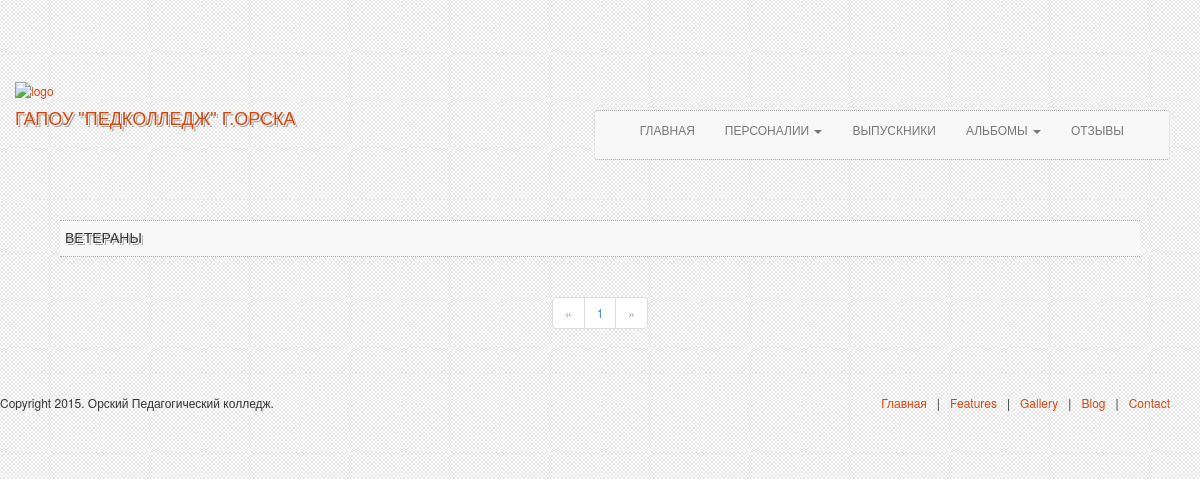
Page /persons/veterans/ on the earlier database version.
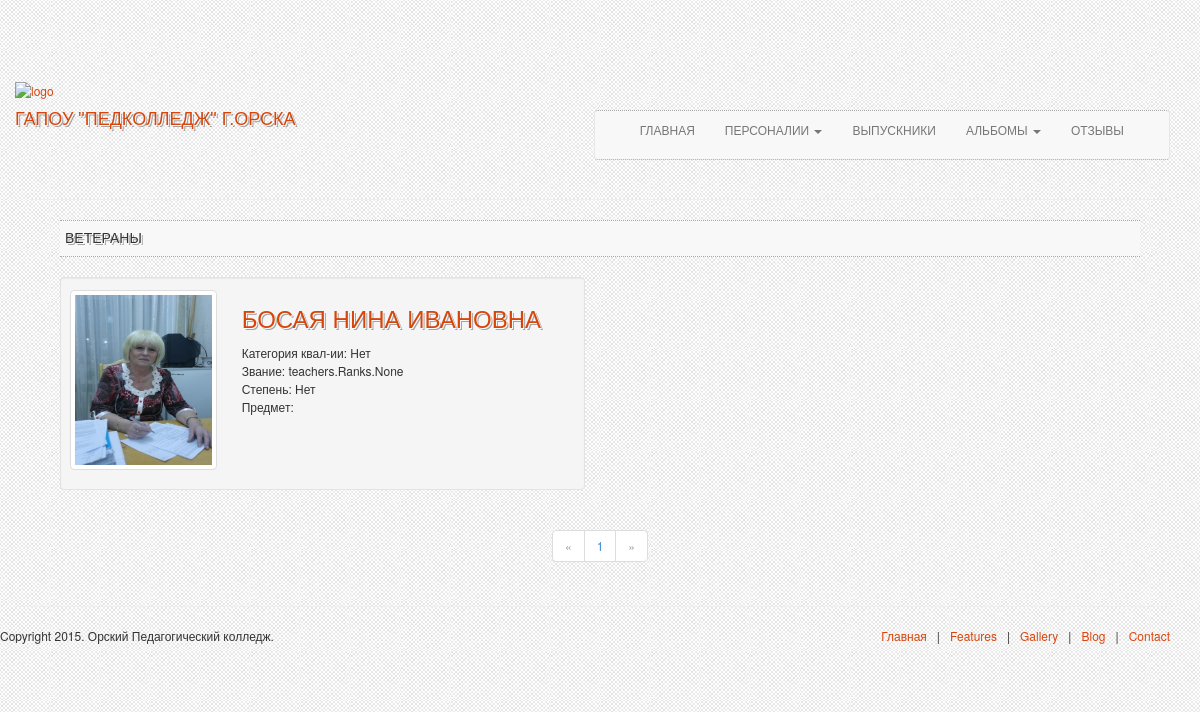
Same page on the later database version.
### teachers/models.py (models this page shows, shortened)
class teacher(models.Model):
    class Meta:
        db_table = 'teacher'
        verbose_name = 'Персоналий'
        verbose_name_plural = 'Персоналии'
    fullname    = models.CharField(verbose_name='Фамилия Имя Отчество',max_length=100)
    alias       = AutoSlugField(populate_from='fullname')
    post        = models.ManyToManyField(Posts, verbose_name='Должность', blank=True)  #Должность
    rank        = models.ManyToManyField(Ranks, verbose_name='Звание',blank=True)  #Звание (типа заслуженый учитель России и т.д.)
    degree      = models.ForeignKey(Degreys,verbose_name='Степень')    #Степень
    categoryQval= models.ForeignKey(categoryQval, verbose_name='Категория')    #Категория
    subjects    = models.ManyToManyField(Subject, verbose_name='Предмет', blank=True)   #Предметы
    ImagePath   = ProcessedImageField(
        upload_to='static/main_image/teachers',
        processors=[ResizeToFill(200, 350)],
        format='JPEG',
        options={'quality': 100},
        verbose_name='Путь до изображения')
    article     = RichTextField(verbose_name='Текст статьи',blank=True)    #Статья
    author      = models.ForeignKey(User)
    publish_date= models.DateTimeField(verbose_name='Дата публикации',auto_now_add=True)

class categoryQval(models.Model):    #Категория квалификации
    class Meta:
        db_table = 'categoryQval'
        verbose_name = 'Категория квалификации'
        verbose_name_plural = 'Виды категорий квалификации'
    Name        = models.CharField(verbose_name='Категория квалификации',max_length=100)
    slug        = AutoSlugField(populate_from='Name')
    def __str__(self):
        return self.Name

class Degreys(models.Model):    #Степень
    class Meta:
        db_table = 'Degreys'
        verbose_name = 'Степень'
        verbose_name_plural = 'Виды степеней'
    Name        = models.CharField(verbose_name='Степень',max_length=100)
    slug        = AutoSlugField(populate_from='Name')
    def __str__(self):
        return self.Name

### teachers/views.py (the view)
# urls.py: url(r'^veterans/page/(?P<page_number>\d+)/$', 'teachers.views.veterans_all'),
def veterans_all(request, page_number=1):
    args = {}
    current_page = Paginator(teacher.objects.all().filter(post=3).order_by('fullname'),10)
    args['veterans'] = current_page.page(page_number)
    return render_to_response('veterans/veterans.html', args)

### teachers/templates/veterans/veterans.html (shortened to what this page needs)
{% extends 'base.html' %}
{% load staticfiles %}
{% block content %}
    <div class="col-lg-12 col-md-12 col-sm-12 col-xs-12">
        <div class="col-lg-12 col-md-12 col-sm-12 col-xs-12">
            <h5 class="title-bg">Ветераны</h5>
        </div>
            {% for veteran in veterans %}
                <div class="col-md-6 col-sm-12 col-xs-12">
                    <div class="well">
                        <div class="row" style="margin-bottom: 0;">
                            <div class="col-lg-4 col-md-4 col-sm-4 col-xs-4">
                                 <img src="{% static veteran.ImagePath %}" style="width: 100%; height: 180px; margin-top: -7px; margin-left: 5px;" class="img-thumbnail"/>
                            </div>
                            <div class="col-lg-8 col-md-8 col-sm-8 col-xs-8">
                                <div style="margin-top: -10px;">
                                    <h3><a href="/persons/teachers/teacher/{{ veteran.alias }}/">{{ veteran.fullname }}</a></h3>
                                </div>
                                <ul class="list-unstyled">
                                    <li>
                                        {% if veteran.categoryQval %}
                                            <div>Категория квал-ии: {{ veteran.categoryQval }}</div>
                                        {% endif %}
                                    </li>
                                    <li>
                                        {% if veteran.rank %}
                                            <div>Звание: {{ veteran.rank }}</div>
                                        {% endif %}
                                    </li>
                                    <li>
                                        {% if veteran.degree %}
                                            <div>Степень: {{ veteran.degree }}</div>
                                        {% endif %}
                                    </li>
                                    <li>
                                        <div>Предмет: {{ veteran.subject }}</div>
                                    </li>
                                </ul>
                            </div>
                        </div>
                    </div>
                </div>
            {% endfor %}
        <div class="col-lg-12 col-md-12 col-sm-12 col-xs-12 text-center">
            <ul class="pagination">
                {% if veterans.has_previous %}
                    <li><a href="/persons/veterans/page/{{ veterans.previous_page_number }}/">&laquo;</a></li>
                {% else %}
                    <li class="disabled"><a href="">&laquo;</a></li>
                {% endif %}
                {% for page in veterans.paginator.page_range %}
                    {% if page == veterans.value %}
                        <li class="active"><a href="/persons/veterans/page/{{ page }}/">{{ page }}</a></li>
                    {% else %}
                        <li><a href="/persons/veterans/page/{{ page }}/">{{ page }}</a></li>
                    {% endif %}
                {% endfor %}
                {% if veterans.has_next %}
                    <li><a href="/persons/veterans/page/{{ veterans.next_page_number }}/">&raquo;</a></li>
                {% else %}
                    <li class="disabled"><a href="">&raquo;</a></li>
                {% endif %}
            </ul>
        </div>
    </div>
{% endblock %}

### templates/base.html (shortened to what this page needs)
{% load staticfiles %}
<!DOCTYPE html>
<html lang="en" xmlns="http://www.w3.org/1999/html">
<head>
    <link rel="stylesheet" type="text/css" href="{% static "static/css/bootstrap.css" %}">
    <link rel="stylesheet" type="text/css" href="{% static "static/css/bootstrap-responsive.css" %}">
    <link rel="stylesheet" type="text/css" href="{% static "static/css/font-awesome.min.css" %}">
    <link rel="stylesheet" type="text/css" href="{% static "static/css/flexslider.css" %}" />
    <link rel="stylesheet" type="text/css" href="{% static "static/css/custom-styles.css" %}">
    <link rel="stylesheet" type="text/css" href="{% static "static/css/thumbnail-gallery.css" %}">
</head>
<body>
     <div class="container">
         <div class="row header" style="margin-bottom: -10px;">
             <div class="col-lg-5 col-md-5 col-sm-12 col-xs-12 logo" style="margin-top: 10px;">
                 <a href="/">
                     <span><img src="{% static "static/img/logo.png" %}" alt="logo" style="max-width: 400px;"/></span>
                     <span style="margin-left: 20px; margin-top: -10px; "><h4>ГАПОУ "Педколледж" г.Орска</h4></span>
                 </a>
             </div>
             <div class="col-lg-7 col-md-7 col-sm-12 col-xs-12 navigation">
                 <nav class="navbar navbar-default" role="navigation">
                     <div class="container-fluid">
                         <div class="collapse navbar-collapse" id="bs-example-navbar-collapse-1">
                             <ul class="nav navbar-nav">
                                 <li><a href="/">Главная</a></li>
                                 <li class="dropdown">
                                     <a href="#" class="dropdown-toggle" data-toggle="dropdown">Персоналии <b class="caret"></b></a>
                                 </li>
                                 <li><a href="/graduates/">Выпускники</a></li>
                                 <li class="dropdown">
                                     <a href="#" class="dropdown-toggle" data-toggle="dropdown">Альбомы <b class="caret"></b></a>
                                 </li>
                                 <li><a href="/responses/">Отзывы</a></li>
                             </ul>
                         </div>
                     </div>
                 </nav>
             </div>
         </div>
         <div class="page-header">
         </div>
         {% block content %}
         {% endblock %}
         <div class="row" style="margin-top: 20px;">
             <div class="col-lg-12 col-md-12 col-sm-12 col-xs-12">
                 <hr/>
             </div>
             <div class="col-lg-12 col-md-12 col-sm-12 col-xs-12">
                 <div class="row">
                     <div class="col-lg-6 col-md-6 col-sm-6 col-xs-6"><span class="left">Copyright 2015. Орский Педагогический колледж.</span></div>
                     <div class="col-lg-6 col-md-6 col-sm-6 col-xs-6">
                         <span class="right">
                             <a href="#">Главная</a>&nbsp;&nbsp;&nbsp;|&nbsp;&nbsp;&nbsp;<a href="#">Features</a>&nbsp;&nbsp;&nbsp;|&nbsp;&nbsp;&nbsp;<a href="#">Gallery</a>&nbsp;&nbsp;&nbsp;|&nbsp;&nbsp;&nbsp;<a href="#">Blog</a>&nbsp;&nbsp;&nbsp;|&nbsp;&nbsp;&nbsp;<a href="#">Contact</a>
                         </span>
                     </div>
                 </div>
             </div>
         </div>
     </div>
</body>
</html>

### static/css/custom-styles.css (style rules this page uses)
html, body { font-size:12px; line-height:18px; height: 100%; }
body { background: #f9f9f9 url(../img/page-bg-1.jpg); }
h1, h2, h3, h4 , h5, h6 { font-family: "Oswald", sans-serif; font-weight: normal; text-transform:uppercase; }
h1, h2, h3, h4, h5 { text-shadow: 1px 1px 0 #fdfdfd, 2px 2px 0 rgba(81, 81, 81, 0.5), 0 0 1px #fdfdfd; }
h1.title-bg, h2.title-bg, h3.title-bg, h4.title-bg , h5.title-bg, h6.title-bg { background:#f8f8f8; padding:10px 5px; margin: 0px 0px 20px 0px; border-bottom: 1px dotted #a9a9a9; border-top: 1px dotted #a9a9a9; }
a, a:hover { color:#d8450b; }
.logo { margin-top:40px; }
.logo img { padding-right:20px; }
.navigation { margin-top:40px; }
.navigation .navbar { float:right; background:#f8f8f8; border-bottom: 1px dotted #a9a9a9; border-top: 1px dotted #a9a9a9; }
.navbar .nav > li > a { font-family: "Oswald", sans-serif; font-weight: normal; text-shadow: none; text-transform:uppercase; font-size:12px; padding: 10px 15px 10px; }
.row { margin-bottom:20px; }
.left { float: left; }
.right { float: right; }
.page-header { margin:0px }

### static/css/thumbnail-gallery.css (style rules this page uses)
body { padding-top: 70px; }

Differences in the rows shown:
added teacher: ImagePath (picture), fullname "БОСАЯ НИНА ИВАНОВНА", categoryQval "Нет", rank "teachers.Ranks.None", degree "Нет"
